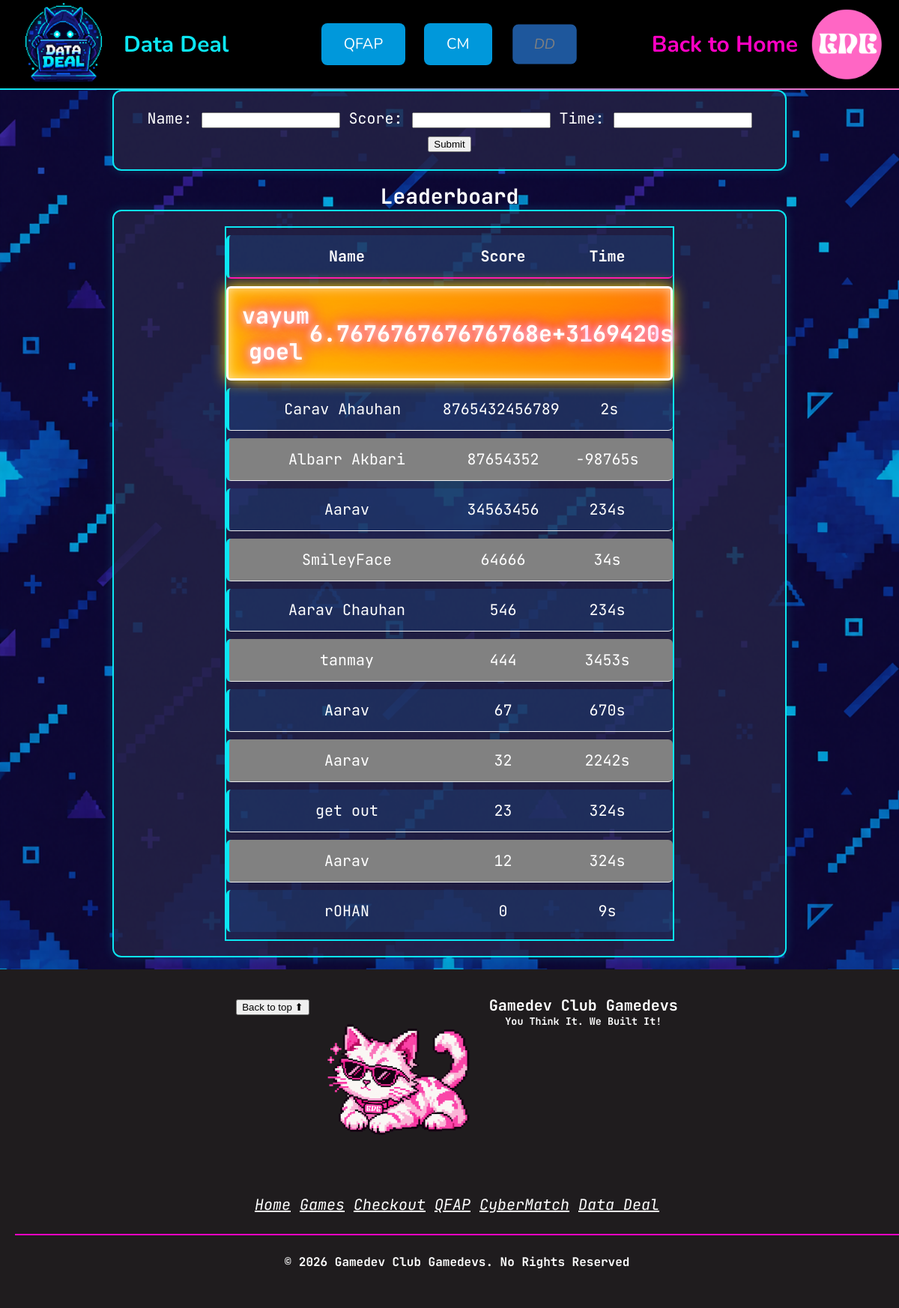
The page / on the database its author committed.
### tables this page shows
CREATE TABLE scores (
                id INTEGER PRIMARY KEY AUTOINCREMENT,
                name TEXT NOT NULL,
                score INTEGER NOT NULL
            , "seconds" TEXT NOT NULL DEFAULT 'no data');

### Scoreboard Sample Project/app.py (the view, shortened to what this page needs)
@app.route('/', methods=['GET', 'POST'])
def leaderboard():
    with sqlite3.connect(DB_NAME) as conn:
        cur = conn.cursor()
        cur.execute('SELECT name, score, seconds FROM scores ORDER BY score DESC')
        entries = cur.fetchall()
    return render_template('index.html', entries=entries)

### Scoreboard Sample Project/templates/index.html (shortened to what this page needs)
<!DOCTYPE html>
<html lang="en">
<head>
    <link rel="stylesheet" href="{{ url_for('static', filename='styles.css') }}">
</head>
<body class="aarav-page">
    <header id="aarav-header" class="page-header">
        <span class="left-item">
            <a href="Aarav-Main.html">
                <img class="logo" id="datadeal-logo" src="{{ url_for('static', filename= 'data deal icon.png')}}" alt="Data Deal logo">
            </a>
            <h1>Data Deal</h1>
        </span>
        <nav id="contents" class="center-item" aria-label="Group project navigation">
            <a class="hyperlink animated-hyperlink aarav" href="Albarr-Main.html">QFAP</a>
            <a class="hyperlink animated-hyperlink aarav" href="Muhammad-Main.html">CM</a>
            <a class="hyperlink aarav" style="background-color: #1e579c;" href="Aarav-Main.html">
                <i style="color: gray;">DD</i>
            </a>
        </nav>
        <span class="right-item">
            <h1>Back to Home</h1>
            <a href="index.html">
                <img class="logo" src="{{ url_for('static', filename='no.png')}}" alt="Go to checkout page">
            </a>
        </span>
    </header>
      <form class="boxed-text" method="POST">
        Name: <input type="text" name="name" required>
        Score: <input type="number" name="score" required>
        Time: <input type="number" name="seconds" required>
        <input type="submit" value="Submit">
    </form>
    <h2>Leaderboard</h2>
    <div class="boxed-text">
     <ul class="leaderboard-table">
              <li class="table-header">
                 <span>Name</span>
                 <span>Score</span>
                 <span>Time</span>
               </li>
       {% for name, score, seconds in entries %}
        <li class="table-row">
            <span>{{ name }}</span>
         <span>{{ score }}</span>
         <span>{{ seconds }}s</span>
        </li>
         {% endfor %}
      </ul>
    </div>
    <footer class="page-footer">
        <section class="columns">
            <div>
                <button onclick="window.scrollTo({ top: 0, behavior: 'smooth' })">Back to top ⬆</button>
            </div>
            <div>
                <img src="{{ url_for('static', filename='mascot.png')}}" class="mascot" alt="Gamedev Club Gamedevs Mascot" width=200px>
            </div>
            <div>
                <p><b>Gamedev Club Gamedevs</b></p>
                <h6>You Think It. We Built It!</h6>
            </div>
        </section>
        <br><br>
        <nav class="footer-links" aria-label="Footer navigation">
            <a href="index.html">Home</a>
            <a href="games.html">Games</a>
            <a href="Checkout.html">Checkout</a>
            <a href="Albarr-Main.html">QFAP</a>
            <a href="Muhammad-Main.html">CyberMatch</a>
            <a href="Aarav-Main.html">Data Deal</a>
        </nav>
        <br>
        <hr color="#ff00c4">
        <br>
        <h5>© 2026 Gamedev Club Gamedevs. No Rights Reserved</h5>
    </footer>
</body>
</html>

### rows shown on the page
scores: name "vayum goel", score "6.767676767676768e+31", seconds "69420"
scores: name "Carav Ahauhan", score "8765432456789", seconds "2"
scores: name "Albarr Akbari", score "87654352", seconds "-98765"
scores: name "Aarav", score "34563456", seconds "234"
scores: name "SmileyFace", score "64666", seconds "34"
scores: name "Aarav Chauhan", score "546", seconds "234"
scores: name "tanmay", score "444", seconds "3453"
scores: name "Aarav", score "67", seconds "670"
scores: name "Aarav", score "32", seconds "2242"
scores: name "get out", score "23", seconds "324"
scores: name "Aarav", score "12", seconds "324"
scores: name "rOHAN", score "0", seconds "9"
